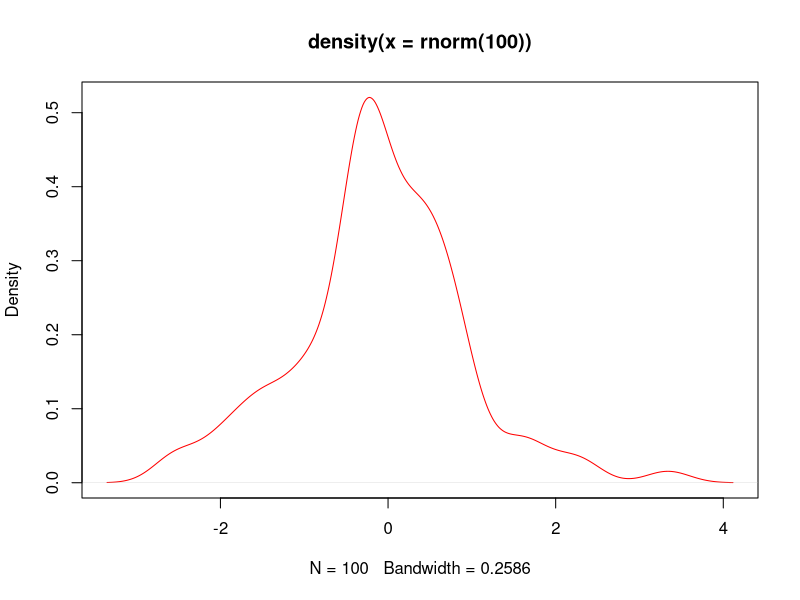

Write the R code that produced this figure.
plot(density(rnorm(100)),col="red")
x=5
x<-5
assign("x",5)
x
x<-c(1,3,6,7);
char<-c("8","edge","turn8k");
logic<-c(TRUE,FALSE,TRUE,FALSE)
dynam<-c(8,"dds", TRUE)
dynam<-c(1,0,1,1,TRUE)
dynam
log(x,10)
log(base=10,x)
x=10
x<5
x>5
x==10
x^10
x=10/(5-5)
x
x<-c(2,4,5,3,-4,0)
x*5
y<-c(5,3)
x*y
z<-c(1,2,3,4)
x*z
length(x)
x<-c(3,4,6,-7,8)
mean = sum(x)/ length(x)
mean
x=2:10
y=5:1
z=-5:10
w=-5:-10
x
y
z
w
z=seq(2,5,.5)
x=seq(3,9.1,.1)
y=seq(9,3,-.2)
length(x)
length(y)
x*y
x=c("A","B","C")
rep(x,4)
x<-1:10
y<-x<=-5
mode(x)
mode(y)
mode(mode(x))
x=1:20
x[2]
x[0]
x[5:9]
x[c(3,7,8,9,20)]
x[-19]
x[-(1:6)]
x[x>10]
x[TRUE]
y=c(TRUE,FALSE)
x[y]
vector<-c()
v2<-c(TRUE,FALSE,TRUE,TRUE,FALSE,TRUE)
vector=c(v2,vector);
vector=c(F,vector);
x=1:3
x=c(5,x)
x
x=1:5
names(x)
names(x)<-c("Первый","Второй","Третий","Четвертый","Первый")
names(x)
x["Первый"]
log(3) == log(3, base=exp(1))
x=seq(5,100,.1)
x[length(x)]
x<-c(-10,2,78,34,-98,23,0,-8)
order(x)
sort(x)
sort(x) == x[order(x)]